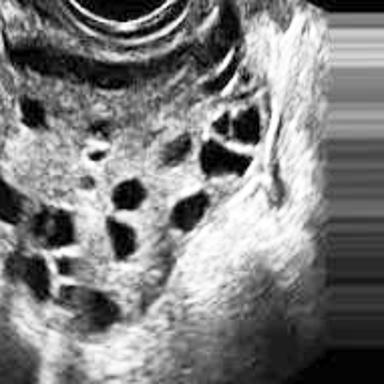
#> input picture backend/data_sanitized/infected/sample_infected.jpg, 384 x 384 px
$ python -i data_sanitizer.py   (imports and definitions only)
#> lines starting #> are read from the running program, lines starting #| are printed output that depends on the picture; after the words box and inside, x2 and y2 are one past the last pixel; in counts of white or black regions, pixels touching at a corner belong together
#> in sanitize_one, img is the input picture: PIL image 384x384 RGB; min 0, max 255, mean 126.7
from pathlib import Path
from PIL import Image, ImageOps
import numpy as np
import shutil

BASE_DIR = Path(__file__).resolve().parent
SRC = BASE_DIR / "data"
DST = BASE_DIR / "data_sanitized"       # mirror will be written here
# [1 line not run here, left out]

IMG_SIZE = 384                     # common working size (we’ll still resize to 224 at train time)

def trim_black_border(img, threshold=8, margin=4, min_keep=64):
#> called with threshold = 8, margin = 4, min_keep = 64
    g = np.array(img.convert("L"))
    mask = g > threshold
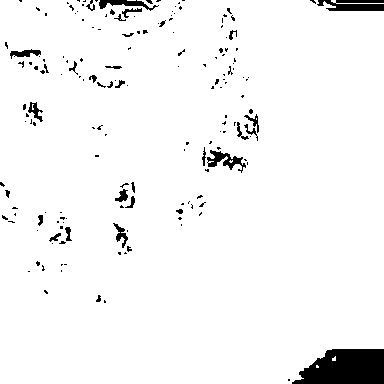
#> mask: shape (384, 384) bool; 95.9% white; 170 black regions (138 under 20 px), largest, box (x1, y1, x2, y2) and area: (292, 349, 384, 384) 2559, (317, 0, 384, 11) 576, (207, 150, 246, 173) 347
    if not mask.any():
        return img
    ys, xs = np.where(mask)
    y0, y1 = ys.min(), ys.max()
#> y0 = 0; y1 = 383
    x0, x1 = xs.min(), xs.max()
#> x0 = 0; x1 = 383
    y0 = max(0, y0 - margin); x0 = max(0, x0 - margin)
    y1 = min(g.shape[0]-1, y1 + margin); x1 = min(g.shape[1]-1, x1 + margin)
    if (y1 - y0 + 1) < min_keep or (x1 - x0 + 1) < min_keep:
        return img
    return img.crop((x0, y0, x1+1, y1+1))

def center_crop_percent(img, pct=0.85):
    # crop a fixed fraction of the shorter side (kills borders/text at edges)
#> called with pct = 0.85
    w, h = img.size
#> w = 384; h = 384
    side = int(min(w, h) * pct)
#> side = 326
    cx, cy = w // 2, h // 2
#> cx = 192; cy = 192
    x0 = max(0, cx - side // 2); y0 = max(0, cy - side // 2)
#> after `x0 = max(0, cx - side // 2)`: x0 = 29
#> after `y0 = max(0, cy - side // 2)`: y0 = 29
    x1 = x0 + side; y1 = y0 + side
#> after `x1 = x0 + side`: x1 = 355
#> after `y1 = y0 + side`: y1 = 355
    return img.crop((x0, y0, x1, y1))
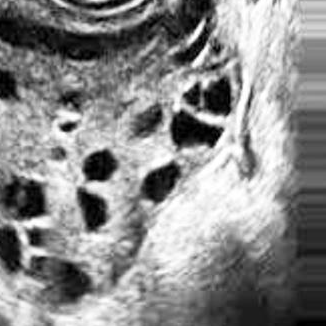
#> returned value: PIL image 326x326 RGB; min 0, max 255, mean 137.5

def to_gray3(img):
    g = img.convert("L")
    return Image.merge("RGB", (g, g, g))

def sanitize_one(src_path: Path, dst_path: Path, inner_crop_pct=0.85):
    img = Image.open(src_path).convert("RGB")
    img = trim_black_border(img, threshold=8, margin=4)
    img = center_crop_percent(img, pct=inner_crop_pct)
    img = ImageOps.equalize(img)                     # deterministic equalization
#> img: PIL image 326x326 RGB
    img = to_gray3(img)
    img = ImageOps.contain(img, (IMG_SIZE, IMG_SIZE))   # keep aspect while fitting box
#> img: PIL image 384x384 RGB
    # pad to square IMG_SIZE x IMG_SIZE so geometry is identical
    bg = Image.new("RGB", (IMG_SIZE, IMG_SIZE), (0,0,0))
#> bg: PIL image 384x384 RGB; every value is 0
    bg.paste(img, ((IMG_SIZE - img.size[0]) // 2, (IMG_SIZE - img.size[1]) // 2))
    bg.save(dst_path)

# Mirror folder
# [20 lines not run here, left out]

>>> result = sanitize_one('../data_sanitized/infected/sample_infected.jpg', 'out.png')
